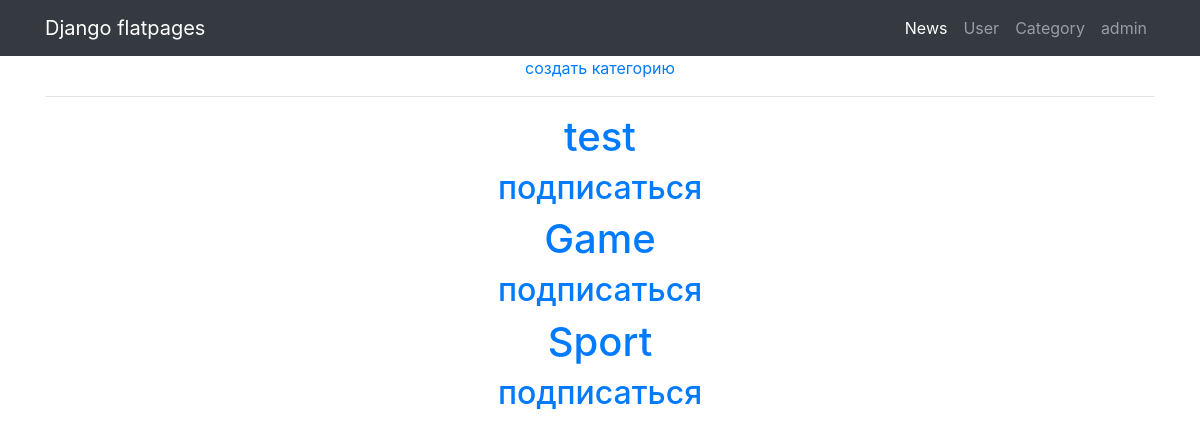
The app's page /category/ (signed in) with its own data.
### NewsPaper/models.py (models this page shows, shortened)
class Category(models.Model):
    name = models.CharField(max_length=255, unique=True)
    followers = models.ManyToManyField(User, through='FollowersUser')

### NewsPaper/views.py (the view)
# urls.py: path('category/', CategoryList.as_view(), name='category_list'),
class CategoryList(ListView):
    model = Category
    template_name = 'NewsPaper/Category/category_list.html'
    context_object_name = 'Category'
    queryset = Category.objects.order_by('-id')
    paginate_by = 5
    def get_context_data(self, **kwargs):
        context = super().get_context_data(**kwargs)
        context['is_author'] = self.request.user.groups.filter(name='authors').exists()
        return context

### templates/NewsPaper/Category/category_list.html (shortened to what this page needs)
{% extends 'flatpages/default.html' %}
{% block content %}
{%if is_author%}
<a href="{% url 'category_create' %}">создать категорию</a>
<hr>
{%endif%}
{% for c in Category%}
    <h1><a href="{%url 'category_detail' c.id%}">{{ c.name}}</a></h1>
    <h2><a href="/category/{{c.pk}}/followers_to_category/">подписаться </a></h2>
{%endfor%}
<br>
{% endblock content %}

### records on screen
Category: name "test"
Category: name "Game"
Category: name "Sport"
